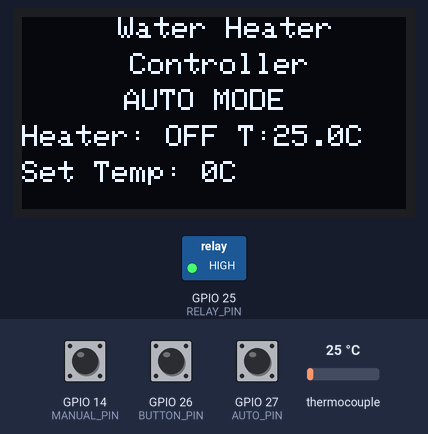
A sketch run on a simulated ESP32. On the bench: 128×64 one-colour display, switched loads named in the sketch (green lamp = pin HIGH). The inputs (shaded band) are chosen by the test bench; at power-on: GPIO 14 (MANUAL_PIN) HIGH, GPIO 26 (BUTTON_PIN) HIGH, GPIO 27 (AUTO_PIN) HIGH, thermocouple 25 °C. What the sketch prints to the serial monitor is not drawn.

Above: at 1.7 s.
1.8 s: GPIO 14 (MANUAL_PIN) pulled LOW for 0.15 s
At 2.1 s:
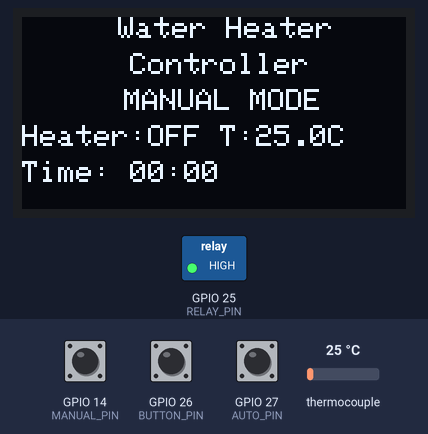
5.0 s: GPIO 26 (BUTTON_PIN) pulled LOW for 0.15 s
At 6.0 s:
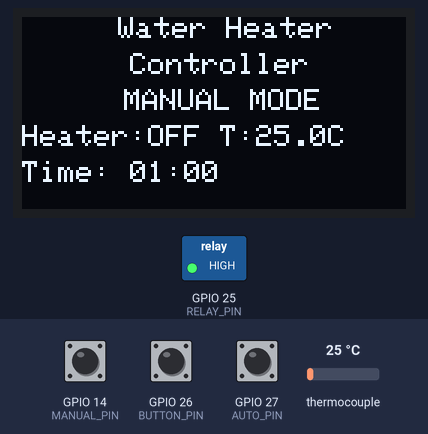
8.2 s: GPIO 27 (AUTO_PIN) pulled LOW for 0.15 s
At 8.4 s:
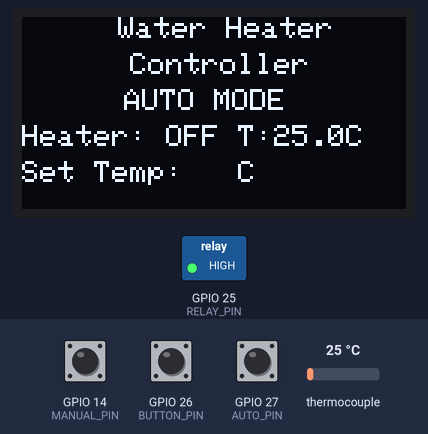
9.8 s: GPIO 14 (MANUAL_PIN) pulled LOW for 1 s
At 11.0 s:
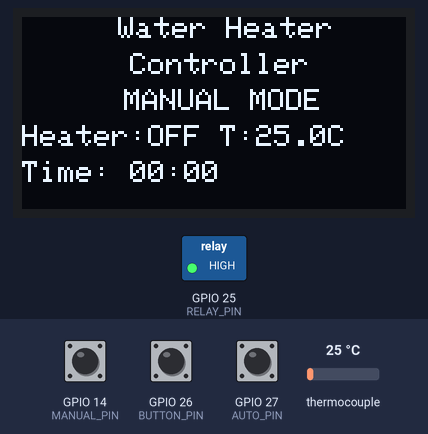
13.9 s: thermocouple set to 6 °C
At 16.8 s:
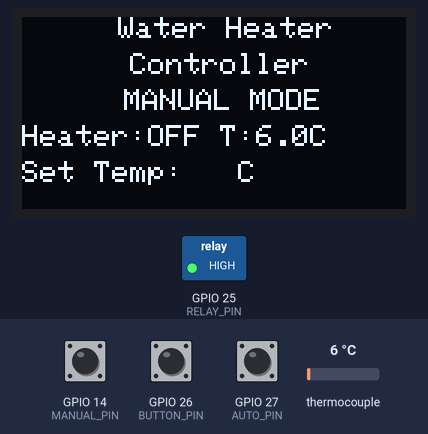
17.0 s: GPIO 26 (BUTTON_PIN) pulled LOW for 1 s
At 21.7 s:
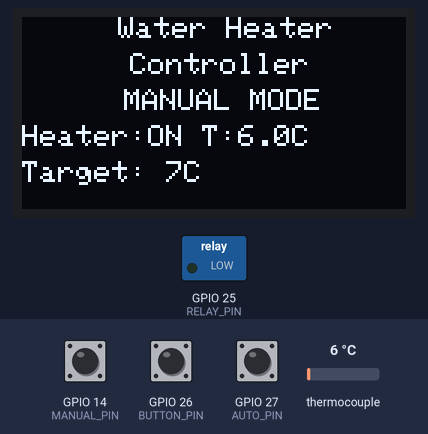
Timing chart, 0 to 22.1 s (numbered marks = the images above; inputs shaded):
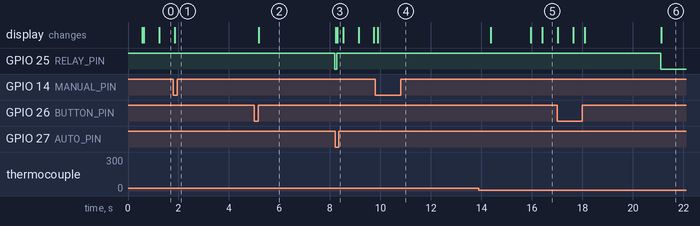

Measured:
- after the input at 1.8 s, the display: changes after 0.05 s (image 1)
- after the input at 5.0 s, GPIO 25 (RELAY_PIN): HIGH → LOW after 3.2 s; the display: changes after 0.18 s (image 2)
- after the input at 8.2 s, GPIO 25 (RELAY_PIN): LOW → HIGH after 0.07 s; the display: first differs from a run without the input after 0.10 s (image 3)
- after the input at 9.8 s, the display: changes after 0.09 s (image 4)
- after the input at 13.9 s, the display: first changes after 0.47 s (image 5 shows a later state)
- after the input at 17.0 s, GPIO 25 (RELAY_PIN): HIGH → LOW after 4.1 s; the display: first differs from a run without the input after 1.1 s (image 6 shows a later state)

The sketch:

Final_Code.ino
```cpp
#include <Arduino.h>
#include <Wire.h>
#include <Adafruit_GFX.h>
#include <Adafruit_SSD1306.h>
#include <max6675.h>

#define SCREEN_WIDTH 128
#define SCREEN_HEIGHT 64
#define OLED_RESET -1

#define SDA 21
#define SCL 22

#define MAX_SAFE_TEMP 70

Adafruit_SSD1306 display(SCREEN_WIDTH, SCREEN_HEIGHT, &Wire, OLED_RESET);

#define thermoSO  19
#define thermoCS   5
#define thermoSCK 18

MAX6675 thermocouple(thermoSCK, thermoCS, thermoSO);

#define MANUAL_PIN 14
#define AUTO_PIN   27
#define BUTTON_PIN 26
#define RELAY_PIN  25

enum SystemMode {
    MODE_MANUAL,
    MODE_AUTO
};

SystemMode  currentMode = MODE_AUTO;
SystemMode  lastMode    = MODE_AUTO;

enum ManualState {
    MANUAL_S1_IDLE,
    MANUAL_S1_INPUT,
    MANUAL_S1_RUN,
    MANUAL_S1_DONE,
    MANUAL_TEMP_SET,
    MANUAL_TEMP_HEAT,
    MANUAL_TEMP_DONE
};

ManualState manualState = MANUAL_S1_IDLE;

enum AutoState {
  AUTO_SET_TEMP,
  AUTO_WAIT_START,
  AUTO_HEAT_USER,
  AUTO_HEAT_DEFAULT
};

AutoState autoState = AUTO_SET_TEMP;

float temperatureC = 0;
float targetTemp   = 0;
float lowCut = 0;
float highCut = 0;
float setTemp = 0;

bool userPressed = false;

unsigned long lastTempRead = 0;

unsigned long remainingSeconds     = 0;
unsigned long lastSecond           = 0;
unsigned long stateTimer           = 0;
unsigned long idleTimer            = 0;

bool tempConfirmed = false;

bool blinkState = true;
unsigned long blinkTimer = 0;

bool lastButton = HIGH;
unsigned long buttonPressTime = 0;
bool longPressState = false;

#define TEMP_READ_INTERVAL 500

void readTemperature() {
    if ((millis() - lastTempRead) >= TEMP_READ_INTERVAL) {
        lastTempRead = millis();
        float t = thermocouple.readCelsius();
        if (!isnan(t)) {
            temperatureC = t;
            Serial.println(temperatureC);
        } else {
            digitalWrite(RELAY_PIN, HIGH);
            Serial.println("Error reading temp");
        }
    }
}

void readModeSwitch() {
    if (digitalRead(MANUAL_PIN) == LOW &&
        digitalRead(AUTO_PIN)   == HIGH) {
        currentMode = MODE_MANUAL;
    }
    else if (digitalRead(AUTO_PIN)   == LOW &&
             digitalRead(MANUAL_PIN) == HIGH) {
        currentMode = MODE_AUTO;
    }
}

void reset() {
    digitalWrite(RELAY_PIN, HIGH);

    if (currentMode == MODE_MANUAL) {
        manualState = MANUAL_S1_IDLE;
        remainingSeconds = 0;
        tempConfirmed = false;
        idleTimer = millis();
    } else {
        autoState = AUTO_SET_TEMP;
        userPressed = false;
        setTemp = temperatureC;
        idleTimer = millis();
    }
}

void handleManualState() {

    // if user is idle for more than 10s they would like to manually set temp
    if (manualState == MANUAL_S1_IDLE &&
        (millis() - idleTimer >= 6000)) {

        targetTemp = (int) temperatureC; // UX friendly
        tempConfirmed = false;
        manualState = MANUAL_TEMP_SET;
        idleTimer = millis();
    }

    // starting situation-1
    if (manualState == MANUAL_S1_INPUT &&
        (millis() - stateTimer) >= 3000) {

        manualState = MANUAL_S1_RUN;
        lastSecond = millis();
    }

    // timer countdown
    if (manualState == MANUAL_S1_RUN) {

        if ((millis() - lastSecond) >= 1000) {
            lastSecond = millis();
            if (remainingSeconds > 0) {
                remainingSeconds--;
            }
        }

        if (remainingSeconds == 0) {
            manualState = MANUAL_S1_DONE;
            stateTimer = millis();
        }
    }

    // Situation-2 timeout
    if (manualState == MANUAL_TEMP_SET &&
        !tempConfirmed &&
        (millis() - idleTimer) >= 10000) {
        reset();
    }

    if (manualState == MANUAL_TEMP_SET &&
        tempConfirmed &&
        millis() - stateTimer >= 3000) {
        manualState = MANUAL_TEMP_HEAT;
    }

    if (manualState == MANUAL_TEMP_HEAT &&
        temperatureC >= targetTemp) {
        manualState = MANUAL_TEMP_DONE;
        stateTimer = millis();
    }

    if (manualState == MANUAL_TEMP_DONE &&
        millis() - stateTimer >= 5000) {
        reset();
    }
}

void handleButton() {
    bool btn = digitalRead(BUTTON_PIN);

    // checking if pressed
    if (lastButton == HIGH && btn == LOW) {
        buttonPressTime = millis();
        longPressState = false;
    }

    // long press check
    if (btn == LOW &&
        !longPressState &&
        (millis() - buttonPressTime) > 2000) {

        reset();
        longPressState = true;
    }

    if (lastButton == LOW && btn == HIGH && !longPressState) {

        if (currentMode == MODE_MANUAL) {

            if (manualState == MANUAL_S1_IDLE ||
                manualState == MANUAL_S1_INPUT ||
                manualState == MANUAL_S1_RUN) {

                remainingSeconds += 60;

                if (manualState != MANUAL_S1_RUN) {
                    manualState = MANUAL_S1_INPUT;
                    stateTimer = millis();
                }
            }
            else if (manualState == MANUAL_TEMP_SET) {
                targetTemp++;
                tempConfirmed = true;
                stateTimer = millis();
            }
        }
        else {
            idleTimer = millis();

            if (autoState == AUTO_SET_TEMP) {
                setTemp++;
                userPressed = true;
                stateTimer = millis();
            }
        }
    }

    lastButton = btn;
}

void handleAutoState() {

    if (millis() - blinkTimer >= 600) {
        blinkTimer = millis();
        blinkState = !blinkState;
    }

    // Situation-1 timeout
    if (autoState == AUTO_SET_TEMP &&
        !userPressed &&
        millis() - idleTimer >= 10000) {

        lowCut  = temperatureC + 2;
        highCut = temperatureC + 7;
        stateTimer = millis();
        autoState = AUTO_WAIT_START;
    }

    // Situation-1 confirmed
    if (autoState == AUTO_SET_TEMP &&
        userPressed &&
        millis() - stateTimer >= 3000) {

        lowCut  = setTemp - 2;
        highCut = setTemp + 2;
        autoState = AUTO_HEAT_USER;
    }

    // Default wait -> heat
    if (autoState == AUTO_WAIT_START &&
        millis() - stateTimer >= 3000) {
        autoState = AUTO_HEAT_DEFAULT;
    }
}

void controlRelay() {
    if (currentMode == MODE_AUTO) {
        if (isnan(temperatureC)) {
    digitalWrite(RELAY_PIN, HIGH);
    return;
  }

  if (autoState == AUTO_HEAT_USER ||
      autoState == AUTO_HEAT_DEFAULT) {

    if (temperatureC <= lowCut) {
      digitalWrite(RELAY_PIN, LOW);
    }
    else if (temperatureC >= highCut) {
      digitalWrite(RELAY_PIN, HIGH);
    }
  } else {
    digitalWrite(RELAY_PIN, HIGH);
  }
    }
    else {
        if (manualState == MANUAL_S1_RUN ||
        (manualState == MANUAL_TEMP_HEAT &&
        temperatureC < targetTemp)) {
        digitalWrite(RELAY_PIN, LOW); //on
    } else {
        digitalWrite(RELAY_PIN, HIGH); //off
    }
    }
}

void printTime(unsigned long s) {
  int m = s / 60;
  int sec = s % 60;
  if (m < 10) display.print("0");
  display.print(m);
  display.print(":");
  if (sec < 10) display.print("0");
  display.print(sec);
}

void showOLED() {
    display.clearDisplay();
    display.setTextSize(1);

    display.setCursor(32, 0);
    display.print("Water Heater");

    display.setCursor(36, 12);
    display.print("Controller");

    display.setCursor(34, 24);

    if (currentMode == MODE_AUTO) {
        display.print("AUTO MODE");

        display.setCursor(0, 36);
        display.print("Heater:");
        display.print(digitalRead(RELAY_PIN) == LOW ? " ON " : " OFF ");
        display.print("T:");
        display.print(temperatureC, 1);
        display.print("C");

        display.setCursor(0, 48);

        if (autoState == AUTO_SET_TEMP) {
            display.print("Set Temp: ");

            if (!userPressed && blinkState) {
                display.print(setTemp, 0);
            }
            else if (userPressed) {
                display.print(setTemp, 0);
            }
            else {
                display.print("  ");
            }

            display.print("C");
        }
        else {
            display.print("Range: ");
            display.print(lowCut, 0);
            display.print("-");
            display.print(highCut, 0);
            display.print("C");
        }

        display.display();
    }
    else {
        if (currentMode == MODE_MANUAL) {
            display.print("MANUAL MODE");
        }

        display.setCursor(0, 36);
        display.print("Heater:");
        display.print(digitalRead(RELAY_PIN) == LOW ? "ON " : "OFF ");
        display.print("T:");
        display.print(temperatureC, 1);
        display.print("C");

        display.setCursor(0, 48);

        if (millis() - blinkTimer >= 600) {
            blinkTimer = millis();
            blinkState = !blinkState;
        }

        switch (manualState) {

            case MANUAL_TEMP_SET:
                display.print("Set Temp: ");

                if (!tempConfirmed) {
                    if (blinkState) {
                        display.print(targetTemp, 0);
                    }
                    else {
                        display.print("  ");
                    }
                }
                else {
                    display.print(targetTemp, 0);
                }

                display.print("C");
                break;

            case MANUAL_TEMP_HEAT:
                display.print("Target: ");
                display.print(targetTemp, 0);
                display.print("C");
                break;

            case MANUAL_TEMP_DONE:
                display.print("Target Reached");
                break;

            default:
                display.print("Time: ");
                printTime(remainingSeconds);
                break;
        }

        display.display();
    }
}

void setup() {
    Serial.begin(115200);

    pinMode(MANUAL_PIN, INPUT_PULLUP);
    pinMode(AUTO_PIN,   INPUT_PULLUP);
    pinMode(BUTTON_PIN, INPUT_PULLUP);
    pinMode(RELAY_PIN,  OUTPUT);

    digitalWrite(RELAY_PIN, HIGH);

    Wire.begin(SDA, SCL);

    if (!display.begin(SSD1306_SWITCHCAPVCC, 0x3C)) {
        Serial.println("OLED not found");
        while (true);
    }

    display.clearDisplay();
    display.setTextColor(WHITE);
    delay(500);
    reset();
    idleTimer = millis();
}

void loop() {
    readTemperature();
    readModeSwitch();

    if (currentMode != lastMode) {
        reset();
        digitalWrite(RELAY_PIN, HIGH);
        lastMode = currentMode;
    }

    if (temperatureC >= MAX_SAFE_TEMP) {
        digitalWrite(RELAY_PIN, HIGH);
        // optionally latch fault
    }

    if (currentMode == MODE_MANUAL) {
        handleButton();
        handleManualState();
        controlRelay();
    }
    else {
        handleButton();
        handleAutoState();
        controlRelay();
    }
    showOLED();
    delay(50);
}
```
